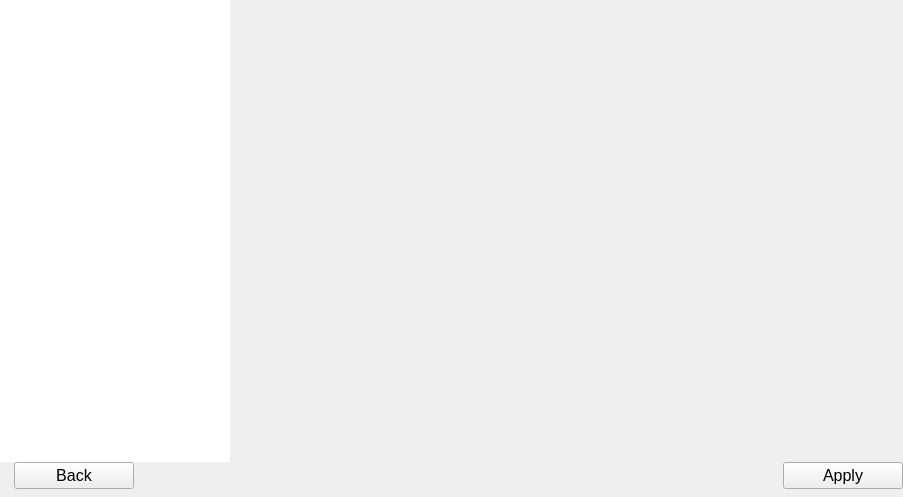
<?xml version="1.0" encoding="UTF-8"?>
<ui version="4.0">
 <class>recon_configuration</class>
 <widget class="QWidget" name="recon_configuration">
  <property name="windowModality">
   <enum>Qt::ApplicationModal</enum>
  </property>
  <property name="geometry">
   <rect>
    <x>0</x>
    <y>0</y>
    <width>903</width>
    <height>497</height>
   </rect>
  </property>
  <property name="windowTitle">
   <string>Configuration</string>
  </property>
  <layout class="QVBoxLayout" name="verticalLayout_2">
   <property name="spacing">
    <number>0</number>
   </property>
   <property name="leftMargin">
    <number>0</number>
   </property>
   <property name="topMargin">
    <number>0</number>
   </property>
   <property name="rightMargin">
    <number>0</number>
   </property>
   <property name="bottomMargin">
    <number>8</number>
   </property>
   <item>
    <layout class="QVBoxLayout" name="verticalLayout">
     <property name="spacing">
      <number>0</number>
     </property>
     <property name="leftMargin">
      <number>0</number>
     </property>
     <property name="topMargin">
      <number>0</number>
     </property>
     <property name="rightMargin">
      <number>0</number>
     </property>
     <property name="bottomMargin">
      <number>0</number>
     </property>
     <item>
      <layout class="QHBoxLayout" name="horizontalLayout" stretch="0,1">
       <property name="spacing">
        <number>0</number>
       </property>
       <item>
        <widget class="QTreeWidget" name="treeWidget_page_list">
         <property name="minimumSize">
          <size>
           <width>230</width>
           <height>0</height>
          </size>
         </property>
         <property name="maximumSize">
          <size>
           <width>230</width>
           <height>16777215</height>
          </size>
         </property>
         <property name="font">
          <font>
           <pointsize>13</pointsize>
          </font>
         </property>
         <property name="styleSheet">
          <string notr="true">QTreeWidget {
                        selection-background-color: #C3C3C3;
                                               }
                                              
QTreeWidget::item{ 
	 height: 25px; 
	selection-color: #000000;
 }
</string>
         </property>
         <property name="frameShape">
          <enum>QFrame::NoFrame</enum>
         </property>
         <property name="alternatingRowColors">
          <bool>false</bool>
         </property>
         <attribute name="headerVisible">
          <bool>false</bool>
         </attribute>
         <column>
          <property name="text">
           <string notr="true">Pages</string>
          </property>
         </column>
        </widget>
       </item>
       <item>
        <widget class="QStackedWidget" name="stackedWidget_load_config_page">
         <property name="minimumSize">
          <size>
           <width>100</width>
           <height>0</height>
          </size>
         </property>
         <property name="styleSheet">
          <string notr="true"/>
         </property>
         <property name="currentIndex">
          <number>-1</number>
         </property>
        </widget>
       </item>
      </layout>
     </item>
     <item>
      <layout class="QHBoxLayout" name="horizontalLayout_4">
       <property name="leftMargin">
        <number>14</number>
       </property>
       <property name="rightMargin">
        <number>0</number>
       </property>
       <item>
        <widget class="QPushButton" name="pushButton_back">
         <property name="minimumSize">
          <size>
           <width>120</width>
           <height>0</height>
          </size>
         </property>
         <property name="font">
          <font>
           <pointsize>12</pointsize>
          </font>
         </property>
         <property name="styleSheet">
          <string notr="true"/>
         </property>
         <property name="text">
          <string>Back</string>
         </property>
        </widget>
       </item>
       <item>
        <spacer name="horizontalSpacer_3">
         <property name="orientation">
          <enum>Qt::Horizontal</enum>
         </property>
         <property name="sizeHint" stdset="0">
          <size>
           <width>40</width>
           <height>20</height>
          </size>
         </property>
        </spacer>
       </item>
       <item>
        <widget class="QPushButton" name="pushButton_apply">
         <property name="minimumSize">
          <size>
           <width>120</width>
           <height>0</height>
          </size>
         </property>
         <property name="font">
          <font>
           <pointsize>12</pointsize>
          </font>
         </property>
         <property name="styleSheet">
          <string notr="true"/>
         </property>
         <property name="text">
          <string>Apply</string>
         </property>
        </widget>
       </item>
      </layout>
     </item>
    </layout>
   </item>
  </layout>
 </widget>
 <resources/>
 <connections/>
</ui>
